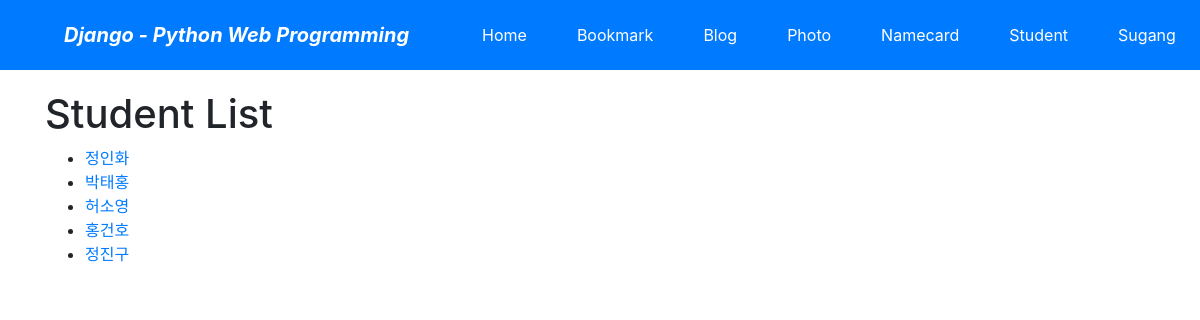
The page /student/ on the database its author committed.
### student/models.py (models this page shows)
class Student(models.Model):
    name = models.CharField(verbose_name='NAME', max_length=50)
    number = models.CharField('NUMBER', unique=True, max_length=100, help_text='학번 입력')
    major = models.CharField('MAJOR', max_length=100, blank=False, help_text='전공 입력')
    tel = models.CharField('MOBILE', max_length=50, blank=False)
    email = models.EmailField('EMAIL', max_length=50, blank=True)
    create_dt = models.DateTimeField('CREATE DATE', auto_now_add=True)
    modify_dt = models.DateTimeField('MODIFY DATE', auto_now=True)
    owner = models.ForeignKey(User, on_delete=models.CASCADE, blank=True, null=True)
    class Meta:
        verbose_name = 'student'
        verbose_name_plural = 'students'
        ordering = ('-modify_dt',)
    def __str__(self):
        return self.name

### student/views.py (the view)
# urls.py: path('', StudentLV.as_view(), name='index'),
class StudentLV(ListView):
    model = Student
    context_object_name = 'students'

### student/templates/student/student_list.html (shortened to what this page needs)
{% extends "base.html" %}
{% block content %}
    <h1>Student List</h1>
        <ul>
            {% for student in students %}
            <li><a href="{% url 'student:detail' student.id %}">{{student}}</a></li>
            {% endfor %}
        </ul>
{% endblock %}

### rows shown on the page
Student: name "정인화"
Student: name "박태홍"
Student: name "허소영"
Student: name "홍건호"
Student: name "정진구"
